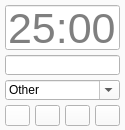
<?xml version="1.0" encoding="UTF-8"?>
<ui version="4.0">
 <class>MainWindow</class>
 <widget class="QMainWindow" name="MainWindow">
  <property name="geometry">
   <rect>
    <x>0</x>
    <y>0</y>
    <width>125</width>
    <height>130</height>
   </rect>
  </property>
  <property name="palette">
   <palette>
    <active>
     <colorrole role="WindowText">
      <brush brushstyle="SolidPattern">
       <color alpha="255">
        <red>0</red>
        <green>0</green>
        <blue>0</blue>
       </color>
      </brush>
     </colorrole>
     <colorrole role="Button">
      <brush brushstyle="SolidPattern">
       <color alpha="255">
        <red>250</red>
        <green>250</green>
        <blue>250</blue>
       </color>
      </brush>
     </colorrole>
     <colorrole role="Light">
      <brush brushstyle="SolidPattern">
       <color alpha="255">
        <red>255</red>
        <green>255</green>
        <blue>255</blue>
       </color>
      </brush>
     </colorrole>
     <colorrole role="Midlight">
      <brush brushstyle="SolidPattern">
       <color alpha="255">
        <red>252</red>
        <green>252</green>
        <blue>252</blue>
       </color>
      </brush>
     </colorrole>
     <colorrole role="Dark">
      <brush brushstyle="SolidPattern">
       <color alpha="255">
        <red>125</red>
        <green>125</green>
        <blue>125</blue>
       </color>
      </brush>
     </colorrole>
     <colorrole role="Mid">
      <brush brushstyle="SolidPattern">
       <color alpha="255">
        <red>167</red>
        <green>167</green>
        <blue>167</blue>
       </color>
      </brush>
     </colorrole>
     <colorrole role="Text">
      <brush brushstyle="SolidPattern">
       <color alpha="255">
        <red>0</red>
        <green>0</green>
        <blue>0</blue>
       </color>
      </brush>
     </colorrole>
     <colorrole role="BrightText">
      <brush brushstyle="SolidPattern">
       <color alpha="255">
        <red>255</red>
        <green>255</green>
        <blue>255</blue>
       </color>
      </brush>
     </colorrole>
     <colorrole role="ButtonText">
      <brush brushstyle="SolidPattern">
       <color alpha="255">
        <red>0</red>
        <green>0</green>
        <blue>0</blue>
       </color>
      </brush>
     </colorrole>
     <colorrole role="Base">
      <brush brushstyle="SolidPattern">
       <color alpha="255">
        <red>255</red>
        <green>255</green>
        <blue>255</blue>
       </color>
      </brush>
     </colorrole>
     <colorrole role="Window">
      <brush brushstyle="SolidPattern">
       <color alpha="255">
        <red>250</red>
        <green>250</green>
        <blue>250</blue>
       </color>
      </brush>
     </colorrole>
     <colorrole role="Shadow">
      <brush brushstyle="SolidPattern">
       <color alpha="255">
        <red>0</red>
        <green>0</green>
        <blue>0</blue>
       </color>
      </brush>
     </colorrole>
     <colorrole role="AlternateBase">
      <brush brushstyle="SolidPattern">
       <color alpha="255">
        <red>252</red>
        <green>252</green>
        <blue>252</blue>
       </color>
      </brush>
     </colorrole>
     <colorrole role="ToolTipBase">
      <brush brushstyle="SolidPattern">
       <color alpha="255">
        <red>255</red>
        <green>255</green>
        <blue>220</blue>
       </color>
      </brush>
     </colorrole>
     <colorrole role="ToolTipText">
      <brush brushstyle="SolidPattern">
       <color alpha="255">
        <red>0</red>
        <green>0</green>
        <blue>0</blue>
       </color>
      </brush>
     </colorrole>
     <colorrole role="PlaceholderText">
      <brush brushstyle="SolidPattern">
       <color alpha="128">
        <red>0</red>
        <green>0</green>
        <blue>0</blue>
       </color>
      </brush>
     </colorrole>
    </active>
    <inactive>
     <colorrole role="WindowText">
      <brush brushstyle="SolidPattern">
       <color alpha="255">
        <red>0</red>
        <green>0</green>
        <blue>0</blue>
       </color>
      </brush>
     </colorrole>
     <colorrole role="Button">
      <brush brushstyle="SolidPattern">
       <color alpha="255">
        <red>250</red>
        <green>250</green>
        <blue>250</blue>
       </color>
      </brush>
     </colorrole>
     <colorrole role="Light">
      <brush brushstyle="SolidPattern">
       <color alpha="255">
        <red>255</red>
        <green>255</green>
        <blue>255</blue>
       </color>
      </brush>
     </colorrole>
     <colorrole role="Midlight">
      <brush brushstyle="SolidPattern">
       <color alpha="255">
        <red>252</red>
        <green>252</green>
        <blue>252</blue>
       </color>
      </brush>
     </colorrole>
     <colorrole role="Dark">
      <brush brushstyle="SolidPattern">
       <color alpha="255">
        <red>125</red>
        <green>125</green>
        <blue>125</blue>
       </color>
      </brush>
     </colorrole>
     <colorrole role="Mid">
      <brush brushstyle="SolidPattern">
       <color alpha="255">
        <red>167</red>
        <green>167</green>
        <blue>167</blue>
       </color>
      </brush>
     </colorrole>
     <colorrole role="Text">
      <brush brushstyle="SolidPattern">
       <color alpha="255">
        <red>0</red>
        <green>0</green>
        <blue>0</blue>
       </color>
      </brush>
     </colorrole>
     <colorrole role="BrightText">
      <brush brushstyle="SolidPattern">
       <color alpha="255">
        <red>255</red>
        <green>255</green>
        <blue>255</blue>
       </color>
      </brush>
     </colorrole>
     <colorrole role="ButtonText">
      <brush brushstyle="SolidPattern">
       <color alpha="255">
        <red>0</red>
        <green>0</green>
        <blue>0</blue>
       </color>
      </brush>
     </colorrole>
     <colorrole role="Base">
      <brush brushstyle="SolidPattern">
       <color alpha="255">
        <red>255</red>
        <green>255</green>
        <blue>255</blue>
       </color>
      </brush>
     </colorrole>
     <colorrole role="Window">
      <brush brushstyle="SolidPattern">
       <color alpha="255">
        <red>250</red>
        <green>250</green>
        <blue>250</blue>
       </color>
      </brush>
     </colorrole>
     <colorrole role="Shadow">
      <brush brushstyle="SolidPattern">
       <color alpha="255">
        <red>0</red>
        <green>0</green>
        <blue>0</blue>
       </color>
      </brush>
     </colorrole>
     <colorrole role="AlternateBase">
      <brush brushstyle="SolidPattern">
       <color alpha="255">
        <red>252</red>
        <green>252</green>
        <blue>252</blue>
       </color>
      </brush>
     </colorrole>
     <colorrole role="ToolTipBase">
      <brush brushstyle="SolidPattern">
       <color alpha="255">
        <red>255</red>
        <green>255</green>
        <blue>220</blue>
       </color>
      </brush>
     </colorrole>
     <colorrole role="ToolTipText">
      <brush brushstyle="SolidPattern">
       <color alpha="255">
        <red>0</red>
        <green>0</green>
        <blue>0</blue>
       </color>
      </brush>
     </colorrole>
     <colorrole role="PlaceholderText">
      <brush brushstyle="SolidPattern">
       <color alpha="128">
        <red>0</red>
        <green>0</green>
        <blue>0</blue>
       </color>
      </brush>
     </colorrole>
    </inactive>
    <disabled>
     <colorrole role="WindowText">
      <brush brushstyle="SolidPattern">
       <color alpha="255">
        <red>125</red>
        <green>125</green>
        <blue>125</blue>
       </color>
      </brush>
     </colorrole>
     <colorrole role="Button">
      <brush brushstyle="SolidPattern">
       <color alpha="255">
        <red>250</red>
        <green>250</green>
        <blue>250</blue>
       </color>
      </brush>
     </colorrole>
     <colorrole role="Light">
      <brush brushstyle="SolidPattern">
       <color alpha="255">
        <red>255</red>
        <green>255</green>
        <blue>255</blue>
       </color>
      </brush>
     </colorrole>
     <colorrole role="Midlight">
      <brush brushstyle="SolidPattern">
       <color alpha="255">
        <red>252</red>
        <green>252</green>
        <blue>252</blue>
       </color>
      </brush>
     </colorrole>
     <colorrole role="Dark">
      <brush brushstyle="SolidPattern">
       <color alpha="255">
        <red>125</red>
        <green>125</green>
        <blue>125</blue>
       </color>
      </brush>
     </colorrole>
     <colorrole role="Mid">
      <brush brushstyle="SolidPattern">
       <color alpha="255">
        <red>167</red>
        <green>167</green>
        <blue>167</blue>
       </color>
      </brush>
     </colorrole>
     <colorrole role="Text">
      <brush brushstyle="SolidPattern">
       <color alpha="255">
        <red>125</red>
        <green>125</green>
        <blue>125</blue>
       </color>
      </brush>
     </colorrole>
     <colorrole role="BrightText">
      <brush brushstyle="SolidPattern">
       <color alpha="255">
        <red>255</red>
        <green>255</green>
        <blue>255</blue>
       </color>
      </brush>
     </colorrole>
     <colorrole role="ButtonText">
      <brush brushstyle="SolidPattern">
       <color alpha="255">
        <red>125</red>
        <green>125</green>
        <blue>125</blue>
       </color>
      </brush>
     </colorrole>
     <colorrole role="Base">
      <brush brushstyle="SolidPattern">
       <color alpha="255">
        <red>250</red>
        <green>250</green>
        <blue>250</blue>
       </color>
      </brush>
     </colorrole>
     <colorrole role="Window">
      <brush brushstyle="SolidPattern">
       <color alpha="255">
        <red>250</red>
        <green>250</green>
        <blue>250</blue>
       </color>
      </brush>
     </colorrole>
     <colorrole role="Shadow">
      <brush brushstyle="SolidPattern">
       <color alpha="255">
        <red>0</red>
        <green>0</green>
        <blue>0</blue>
       </color>
      </brush>
     </colorrole>
     <colorrole role="AlternateBase">
      <brush brushstyle="SolidPattern">
       <color alpha="255">
        <red>250</red>
        <green>250</green>
        <blue>250</blue>
       </color>
      </brush>
     </colorrole>
     <colorrole role="ToolTipBase">
      <brush brushstyle="SolidPattern">
       <color alpha="255">
        <red>255</red>
        <green>255</green>
        <blue>220</blue>
       </color>
      </brush>
     </colorrole>
     <colorrole role="ToolTipText">
      <brush brushstyle="SolidPattern">
       <color alpha="255">
        <red>0</red>
        <green>0</green>
        <blue>0</blue>
       </color>
      </brush>
     </colorrole>
     <colorrole role="PlaceholderText">
      <brush brushstyle="SolidPattern">
       <color alpha="128">
        <red>0</red>
        <green>0</green>
        <blue>0</blue>
       </color>
      </brush>
     </colorrole>
    </disabled>
   </palette>
  </property>
  <property name="windowTitle">
   <string>MainWindow</string>
  </property>
  <property name="windowOpacity">
   <double>0.900000000000000</double>
  </property>
  <property name="autoFillBackground">
   <bool>true</bool>
  </property>
  <property name="tabShape">
   <enum>QTabWidget::Rounded</enum>
  </property>
  <property name="unifiedTitleAndToolBarOnMac">
   <bool>false</bool>
  </property>
  <widget class="QWidget" name="centralwidget">
   <widget class="QLineEdit" name="lineEditTime">
    <property name="enabled">
     <bool>false</bool>
    </property>
    <property name="geometry">
     <rect>
      <x>5</x>
      <y>5</y>
      <width>115</width>
      <height>45</height>
     </rect>
    </property>
    <property name="font">
     <font>
      <pointsize>32</pointsize>
     </font>
    </property>
    <property name="styleSheet">
     <string notr="true">background-color: rgb(255, 255, 255);
alternate-background-color: rgb(0, 0, 0);
color: rgb(0, 0, 0);</string>
    </property>
    <property name="placeholderText">
     <string>25:00</string>
    </property>
   </widget>
   <widget class="QComboBox" name="comboBoxLabel">
    <property name="geometry">
     <rect>
      <x>5</x>
      <y>80</y>
      <width>115</width>
      <height>20</height>
     </rect>
    </property>
    <property name="cursor">
     <cursorShape>PointingHandCursor</cursorShape>
    </property>
    <property name="editable">
     <bool>true</bool>
    </property>
    <property name="currentText">
     <string notr="true">Other</string>
    </property>
    <property name="maxCount">
     <number>18</number>
    </property>
    <property name="frame">
     <bool>true</bool>
    </property>
   </widget>
   <widget class="QPushButton" name="pushButtonPlayPause">
    <property name="geometry">
     <rect>
      <x>5</x>
      <y>105</y>
      <width>25</width>
      <height>21</height>
     </rect>
    </property>
    <property name="palette">
     <palette>
      <active>
       <colorrole role="WindowText">
        <brush brushstyle="SolidPattern">
         <color alpha="255">
          <red>0</red>
          <green>0</green>
          <blue>0</blue>
         </color>
        </brush>
       </colorrole>
       <colorrole role="Button">
        <brush brushstyle="SolidPattern">
         <color alpha="255">
          <red>255</red>
          <green>255</green>
          <blue>255</blue>
         </color>
        </brush>
       </colorrole>
       <colorrole role="Light">
        <brush brushstyle="SolidPattern">
         <color alpha="255">
          <red>255</red>
          <green>170</green>
          <blue>127</blue>
         </color>
        </brush>
       </colorrole>
       <colorrole role="Midlight">
        <brush brushstyle="SolidPattern">
         <color alpha="255">
          <red>255</red>
          <green>127</green>
          <blue>63</blue>
         </color>
        </brush>
       </colorrole>
       <colorrole role="Dark">
        <brush brushstyle="SolidPattern">
         <color alpha="255">
          <red>127</red>
          <green>42</green>
          <blue>0</blue>
         </color>
        </brush>
       </colorrole>
       <colorrole role="Mid">
        <brush brushstyle="SolidPattern">
         <color alpha="255">
          <red>170</red>
          <green>56</green>
          <blue>0</blue>
         </color>
        </brush>
       </colorrole>
       <colorrole role="Text">
        <brush brushstyle="SolidPattern">
         <color alpha="255">
          <red>0</red>
          <green>0</green>
          <blue>0</blue>
         </color>
        </brush>
       </colorrole>
       <colorrole role="BrightText">
        <brush brushstyle="SolidPattern">
         <color alpha="255">
          <red>255</red>
          <green>255</green>
          <blue>255</blue>
         </color>
        </brush>
       </colorrole>
       <colorrole role="ButtonText">
        <brush brushstyle="SolidPattern">
         <color alpha="255">
          <red>0</red>
          <green>0</green>
          <blue>0</blue>
         </color>
        </brush>
       </colorrole>
       <colorrole role="Base">
        <brush brushstyle="SolidPattern">
         <color alpha="255">
          <red>255</red>
          <green>255</green>
          <blue>255</blue>
         </color>
        </brush>
       </colorrole>
       <colorrole role="Window">
        <brush brushstyle="SolidPattern">
         <color alpha="255">
          <red>255</red>
          <green>255</green>
          <blue>255</blue>
         </color>
        </brush>
       </colorrole>
       <colorrole role="Shadow">
        <brush brushstyle="SolidPattern">
         <color alpha="255">
          <red>0</red>
          <green>0</green>
          <blue>0</blue>
         </color>
        </brush>
       </colorrole>
       <colorrole role="AlternateBase">
        <brush brushstyle="SolidPattern">
         <color alpha="255">
          <red>255</red>
          <green>170</green>
          <blue>127</blue>
         </color>
        </brush>
       </colorrole>
       <colorrole role="ToolTipBase">
        <brush brushstyle="SolidPattern">
         <color alpha="255">
          <red>255</red>
          <green>255</green>
          <blue>220</blue>
         </color>
        </brush>
       </colorrole>
       <colorrole role="ToolTipText">
        <brush brushstyle="SolidPattern">
         <color alpha="255">
          <red>0</red>
          <green>0</green>
          <blue>0</blue>
         </color>
        </brush>
       </colorrole>
       <colorrole role="PlaceholderText">
        <brush brushstyle="SolidPattern">
         <color alpha="128">
          <red>0</red>
          <green>0</green>
          <blue>0</blue>
         </color>
        </brush>
       </colorrole>
      </active>
      <inactive>
       <colorrole role="WindowText">
        <brush brushstyle="SolidPattern">
         <color alpha="255">
          <red>0</red>
          <green>0</green>
          <blue>0</blue>
         </color>
        </brush>
       </colorrole>
       <colorrole role="Button">
        <brush brushstyle="SolidPattern">
         <color alpha="255">
          <red>255</red>
          <green>255</green>
          <blue>255</blue>
         </color>
        </brush>
       </colorrole>
       <colorrole role="Light">
        <brush brushstyle="SolidPattern">
         <color alpha="255">
          <red>255</red>
          <green>170</green>
          <blue>127</blue>
         </color>
        </brush>
       </colorrole>
       <colorrole role="Midlight">
        <brush brushstyle="SolidPattern">
         <color alpha="255">
          <red>255</red>
          <green>127</green>
          <blue>63</blue>
         </color>
        </brush>
       </colorrole>
       <colorrole role="Dark">
        <brush brushstyle="SolidPattern">
         <color alpha="255">
          <red>59</red>
          <green>127</green>
          <blue>41</blue>
         </color>
        </brush>
       </colorrole>
       <colorrole role="Mid">
        <brush brushstyle="SolidPattern">
         <color alpha="255">
          <red>170</red>
          <green>56</green>
          <blue>0</blue>
         </color>
        </brush>
       </colorrole>
       <colorrole role="Text">
        <brush brushstyle="SolidPattern">
         <color alpha="255">
          <red>0</red>
          <green>0</green>
          <blue>0</blue>
         </color>
        </brush>
       </colorrole>
       <colorrole role="BrightText">
        <brush brushstyle="SolidPattern">
         <color alpha="255">
          <red>255</red>
          <green>255</green>
          <blue>255</blue>
         </color>
        </brush>
       </colorrole>
       <colorrole role="ButtonText">
        <brush brushstyle="SolidPattern">
         <color alpha="255">
          <red>0</red>
          <green>0</green>
          <blue>0</blue>
         </color>
        </brush>
       </colorrole>
       <colorrole role="Base">
        <brush brushstyle="SolidPattern">
         <color alpha="255">
          <red>255</red>
          <green>255</green>
          <blue>255</blue>
         </color>
        </brush>
       </colorrole>
       <colorrole role="Window">
        <brush brushstyle="SolidPattern">
         <color alpha="255">
          <red>255</red>
          <green>255</green>
          <blue>255</blue>
         </color>
        </brush>
       </colorrole>
       <colorrole role="Shadow">
        <brush brushstyle="SolidPattern">
         <color alpha="255">
          <red>0</red>
          <green>0</green>
          <blue>0</blue>
         </color>
        </brush>
       </colorrole>
       <colorrole role="AlternateBase">
        <brush brushstyle="SolidPattern">
         <color alpha="255">
          <red>255</red>
          <green>170</green>
          <blue>127</blue>
         </color>
        </brush>
       </colorrole>
       <colorrole role="ToolTipBase">
        <brush brushstyle="SolidPattern">
         <color alpha="255">
          <red>255</red>
          <green>255</green>
          <blue>220</blue>
         </color>
        </brush>
       </colorrole>
       <colorrole role="ToolTipText">
        <brush brushstyle="SolidPattern">
         <color alpha="255">
          <red>0</red>
          <green>0</green>
          <blue>0</blue>
         </color>
        </brush>
       </colorrole>
       <colorrole role="PlaceholderText">
        <brush brushstyle="SolidPattern">
         <color alpha="128">
          <red>0</red>
          <green>0</green>
          <blue>0</blue>
         </color>
        </brush>
       </colorrole>
      </inactive>
      <disabled>
       <colorrole role="WindowText">
        <brush brushstyle="SolidPattern">
         <color alpha="255">
          <red>127</red>
          <green>42</green>
          <blue>0</blue>
         </color>
        </brush>
       </colorrole>
       <colorrole role="Button">
        <brush brushstyle="SolidPattern">
         <color alpha="255">
          <red>255</red>
          <green>255</green>
          <blue>255</blue>
         </color>
        </brush>
       </colorrole>
       <colorrole role="Light">
        <brush brushstyle="SolidPattern">
         <color alpha="255">
          <red>255</red>
          <green>170</green>
          <blue>127</blue>
         </color>
        </brush>
       </colorrole>
       <colorrole role="Midlight">
        <brush brushstyle="SolidPattern">
         <color alpha="255">
          <red>255</red>
          <green>127</green>
          <blue>63</blue>
         </color>
        </brush>
       </colorrole>
       <colorrole role="Dark">
        <brush brushstyle="SolidPattern">
         <color alpha="255">
          <red>127</red>
          <green>42</green>
          <blue>0</blue>
         </color>
        </brush>
       </colorrole>
       <colorrole role="Mid">
        <brush brushstyle="SolidPattern">
         <color alpha="255">
          <red>170</red>
          <green>56</green>
          <blue>0</blue>
         </color>
        </brush>
       </colorrole>
       <colorrole role="Text">
        <brush brushstyle="SolidPattern">
         <color alpha="255">
          <red>127</red>
          <green>42</green>
          <blue>0</blue>
         </color>
        </brush>
       </colorrole>
       <colorrole role="BrightText">
        <brush brushstyle="SolidPattern">
         <color alpha="255">
          <red>255</red>
          <green>255</green>
          <blue>255</blue>
         </color>
        </brush>
       </colorrole>
       <colorrole role="ButtonText">
        <brush brushstyle="SolidPattern">
         <color alpha="255">
          <red>127</red>
          <green>42</green>
          <blue>0</blue>
         </color>
        </brush>
       </colorrole>
       <colorrole role="Base">
        <brush brushstyle="SolidPattern">
         <color alpha="255">
          <red>255</red>
          <green>255</green>
          <blue>255</blue>
         </color>
        </brush>
       </colorrole>
       <colorrole role="Window">
        <brush brushstyle="SolidPattern">
         <color alpha="255">
          <red>255</red>
          <green>255</green>
          <blue>255</blue>
         </color>
        </brush>
       </colorrole>
       <colorrole role="Shadow">
        <brush brushstyle="SolidPattern">
         <color alpha="255">
          <red>0</red>
          <green>0</green>
          <blue>0</blue>
         </color>
        </brush>
       </colorrole>
       <colorrole role="AlternateBase">
        <brush brushstyle="SolidPattern">
         <color alpha="255">
          <red>255</red>
          <green>85</green>
          <blue>0</blue>
         </color>
        </brush>
       </colorrole>
       <colorrole role="ToolTipBase">
        <brush brushstyle="SolidPattern">
         <color alpha="255">
          <red>255</red>
          <green>255</green>
          <blue>220</blue>
         </color>
        </brush>
       </colorrole>
       <colorrole role="ToolTipText">
        <brush brushstyle="SolidPattern">
         <color alpha="255">
          <red>0</red>
          <green>0</green>
          <blue>0</blue>
         </color>
        </brush>
       </colorrole>
       <colorrole role="PlaceholderText">
        <brush brushstyle="SolidPattern">
         <color alpha="128">
          <red>0</red>
          <green>0</green>
          <blue>0</blue>
         </color>
        </brush>
       </colorrole>
      </disabled>
     </palette>
    </property>
    <property name="cursor">
     <cursorShape>PointingHandCursor</cursorShape>
    </property>
    <property name="styleSheet">
     <string notr="true"/>
    </property>
    <property name="text">
     <string/>
    </property>
    <property name="icon">
     <iconset theme="Play">
      <normaloff>.</normaloff>.</iconset>
    </property>
   </widget>
   <widget class="QPushButton" name="pushButtonStop">
    <property name="enabled">
     <bool>true</bool>
    </property>
    <property name="geometry">
     <rect>
      <x>35</x>
      <y>105</y>
      <width>25</width>
      <height>21</height>
     </rect>
    </property>
    <property name="cursor">
     <cursorShape>PointingHandCursor</cursorShape>
    </property>
    <property name="text">
     <string/>
    </property>
   </widget>
   <widget class="QLineEdit" name="lineEditTask">
    <property name="enabled">
     <bool>true</bool>
    </property>
    <property name="geometry">
     <rect>
      <x>5</x>
      <y>55</y>
      <width>115</width>
      <height>20</height>
     </rect>
    </property>
   </widget>
   <widget class="QPushButton" name="pushButtonPlot">
    <property name="enabled">
     <bool>true</bool>
    </property>
    <property name="geometry">
     <rect>
      <x>65</x>
      <y>105</y>
      <width>25</width>
      <height>21</height>
     </rect>
    </property>
    <property name="cursor">
     <cursorShape>PointingHandCursor</cursorShape>
    </property>
    <property name="text">
     <string/>
    </property>
   </widget>
   <widget class="QPushButton" name="pushButtonKanban">
    <property name="enabled">
     <bool>true</bool>
    </property>
    <property name="geometry">
     <rect>
      <x>95</x>
      <y>105</y>
      <width>25</width>
      <height>21</height>
     </rect>
    </property>
    <property name="cursor">
     <cursorShape>PointingHandCursor</cursorShape>
    </property>
    <property name="text">
     <string/>
    </property>
   </widget>
   <zorder>pushButtonPlayPause</zorder>
   <zorder>pushButtonStop</zorder>
   <zorder>lineEditTime</zorder>
   <zorder>comboBoxLabel</zorder>
   <zorder>lineEditTask</zorder>
   <zorder>pushButtonPlot</zorder>
   <zorder>pushButtonKanban</zorder>
  </widget>
  <action name="actionhelp_here">
   <property name="text">
    <string>help here</string>
   </property>
  </action>
 </widget>
 <tabstops>
  <tabstop>lineEditTime</tabstop>
  <tabstop>lineEditTask</tabstop>
  <tabstop>comboBoxLabel</tabstop>
  <tabstop>pushButtonPlayPause</tabstop>
  <tabstop>pushButtonStop</tabstop>
 </tabstops>
 <resources/>
 <connections/>
</ui>
